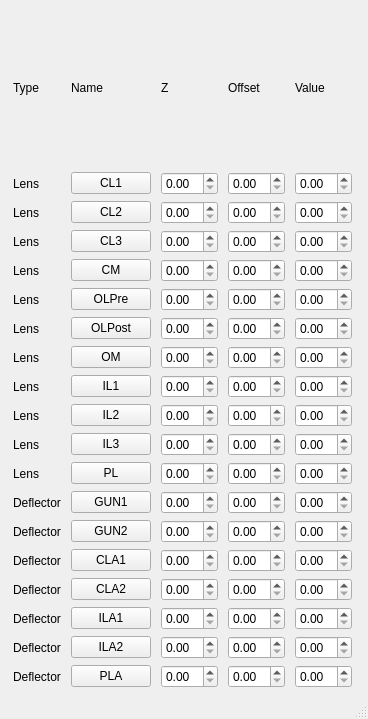
<?xml version="1.0" encoding="UTF-8"?>
<ui version="4.0">
 <class>MainWindow</class>
 <widget class="QMainWindow" name="MainWindow">
  <property name="geometry">
   <rect>
    <x>0</x>
    <y>0</y>
    <width>368</width>
    <height>719</height>
   </rect>
  </property>
  <property name="sizePolicy">
   <sizepolicy hsizetype="Maximum" vsizetype="Maximum">
    <horstretch>0</horstretch>
    <verstretch>0</verstretch>
   </sizepolicy>
  </property>
  <property name="windowTitle">
   <string>MainWindow</string>
  </property>
  <widget class="QWidget" name="centralwidget">
   <property name="sizePolicy">
    <sizepolicy hsizetype="Maximum" vsizetype="Maximum">
     <horstretch>0</horstretch>
     <verstretch>0</verstretch>
    </sizepolicy>
   </property>
   <layout class="QGridLayout" name="gridLayout">
    <item row="11" column="1">
     <widget class="QPushButton" name="PLButton">
      <property name="text">
       <string>PL</string>
      </property>
     </widget>
    </item>
    <item row="16" column="2">
     <widget class="QDoubleSpinBox" name="ILA1ZSpinbox"/>
    </item>
    <item row="3" column="2">
     <widget class="QDoubleSpinBox" name="CL3ZSpinbox"/>
    </item>
    <item row="14" column="1">
     <widget class="QPushButton" name="CLA1Button">
      <property name="text">
       <string>CLA1</string>
      </property>
     </widget>
    </item>
    <item row="5" column="0">
     <widget class="QLabel" name="OLPreLabel">
      <property name="text">
       <string>Lens</string>
      </property>
     </widget>
    </item>
    <item row="2" column="4">
     <widget class="QDoubleSpinBox" name="CL2ValueSpinbox"/>
    </item>
    <item row="6" column="1">
     <widget class="QPushButton" name="OLPostButton">
      <property name="text">
       <string>OLPost</string>
      </property>
     </widget>
    </item>
    <item row="18" column="2">
     <widget class="QDoubleSpinBox" name="PLAZSpinbox"/>
    </item>
    <item row="4" column="4">
     <widget class="QDoubleSpinBox" name="CMValueSpinbox"/>
    </item>
    <item row="14" column="3">
     <widget class="QDoubleSpinBox" name="CLA1OffsetSpinbox"/>
    </item>
    <item row="10" column="2">
     <widget class="QDoubleSpinBox" name="IL3ZSpinbox"/>
    </item>
    <item row="7" column="3">
     <widget class="QDoubleSpinBox" name="OMOffsetSpinbox"/>
    </item>
    <item row="1" column="3">
     <widget class="QDoubleSpinBox" name="CL1OffsetSpinbox">
      <property name="sizePolicy">
       <sizepolicy hsizetype="Maximum" vsizetype="Fixed">
        <horstretch>0</horstretch>
        <verstretch>0</verstretch>
       </sizepolicy>
      </property>
     </widget>
    </item>
    <item row="9" column="2">
     <widget class="QDoubleSpinBox" name="IL2ZSpinbox"/>
    </item>
    <item row="7" column="4">
     <widget class="QDoubleSpinBox" name="OMValueSpinbox"/>
    </item>
    <item row="11" column="3">
     <widget class="QDoubleSpinBox" name="PLOffsetSpinbox"/>
    </item>
    <item row="17" column="0">
     <widget class="QLabel" name="ILA2Label">
      <property name="text">
       <string>Deflector</string>
      </property>
     </widget>
    </item>
    <item row="5" column="1">
     <widget class="QPushButton" name="OLPreButton">
      <property name="text">
       <string>OLPre</string>
      </property>
     </widget>
    </item>
    <item row="9" column="0">
     <widget class="QLabel" name="IL2Label">
      <property name="text">
       <string>Lens</string>
      </property>
     </widget>
    </item>
    <item row="9" column="3">
     <widget class="QDoubleSpinBox" name="IL2OffsetSpinbox"/>
    </item>
    <item row="0" column="2">
     <widget class="QLabel" name="label_3">
      <property name="text">
       <string>Z</string>
      </property>
     </widget>
    </item>
    <item row="18" column="3">
     <widget class="QDoubleSpinBox" name="PLAOffsetSpinbox"/>
    </item>
    <item row="12" column="0">
     <widget class="QLabel" name="GUN1Label">
      <property name="text">
       <string>Deflector</string>
      </property>
     </widget>
    </item>
    <item row="7" column="0">
     <widget class="QLabel" name="OMLabel">
      <property name="text">
       <string>Lens</string>
      </property>
     </widget>
    </item>
    <item row="0" column="0">
     <widget class="QLabel" name="label">
      <property name="text">
       <string>Type</string>
      </property>
     </widget>
    </item>
    <item row="17" column="3">
     <widget class="QDoubleSpinBox" name="ILA2OffsetSpinbox"/>
    </item>
    <item row="3" column="4">
     <widget class="QDoubleSpinBox" name="CL3ValueSpinbox"/>
    </item>
    <item row="11" column="2">
     <widget class="QDoubleSpinBox" name="PLZSpinbox"/>
    </item>
    <item row="8" column="3">
     <widget class="QDoubleSpinBox" name="IL1OffsetSpinbox"/>
    </item>
    <item row="16" column="0">
     <widget class="QLabel" name="ILA1Label">
      <property name="text">
       <string>Deflector</string>
      </property>
     </widget>
    </item>
    <item row="6" column="3">
     <widget class="QDoubleSpinBox" name="OLPostOffsetSpinbox"/>
    </item>
    <item row="0" column="1">
     <widget class="QLabel" name="label_2">
      <property name="text">
       <string>Name</string>
      </property>
     </widget>
    </item>
    <item row="14" column="4">
     <widget class="QDoubleSpinBox" name="CLA1ValueSpinbox"/>
    </item>
    <item row="4" column="3">
     <widget class="QDoubleSpinBox" name="CMOffsetSpinbox"/>
    </item>
    <item row="12" column="4">
     <widget class="QDoubleSpinBox" name="GUN1ValueSpinbox"/>
    </item>
    <item row="6" column="2">
     <widget class="QDoubleSpinBox" name="OLPostZSpinbox"/>
    </item>
    <item row="10" column="1">
     <widget class="QPushButton" name="IL3Button">
      <property name="text">
       <string>IL3</string>
      </property>
     </widget>
    </item>
    <item row="1" column="0">
     <widget class="QLabel" name="CL1Label">
      <property name="sizePolicy">
       <sizepolicy hsizetype="Maximum" vsizetype="Preferred">
        <horstretch>0</horstretch>
        <verstretch>0</verstretch>
       </sizepolicy>
      </property>
      <property name="text">
       <string>Lens</string>
      </property>
     </widget>
    </item>
    <item row="17" column="1">
     <widget class="QPushButton" name="ILA2Button">
      <property name="text">
       <string>ILA2</string>
      </property>
     </widget>
    </item>
    <item row="8" column="0">
     <widget class="QLabel" name="IL1Label">
      <property name="text">
       <string>Lens</string>
      </property>
     </widget>
    </item>
    <item row="13" column="3">
     <widget class="QDoubleSpinBox" name="GUN2OffsetSpinbox"/>
    </item>
    <item row="15" column="0">
     <widget class="QLabel" name="CLA2Label">
      <property name="text">
       <string>Deflector</string>
      </property>
     </widget>
    </item>
    <item row="17" column="2">
     <widget class="QDoubleSpinBox" name="ILA2ZSpinbox"/>
    </item>
    <item row="1" column="2">
     <widget class="QDoubleSpinBox" name="CL1ZSpinbox">
      <property name="sizePolicy">
       <sizepolicy hsizetype="Maximum" vsizetype="Fixed">
        <horstretch>0</horstretch>
        <verstretch>0</verstretch>
       </sizepolicy>
      </property>
     </widget>
    </item>
    <item row="10" column="3">
     <widget class="QDoubleSpinBox" name="IL3OffsetSpinbox"/>
    </item>
    <item row="13" column="0">
     <widget class="QLabel" name="GUN2Label">
      <property name="text">
       <string>Deflector</string>
      </property>
     </widget>
    </item>
    <item row="10" column="0">
     <widget class="QLabel" name="IL3Label">
      <property name="text">
       <string>Lens</string>
      </property>
     </widget>
    </item>
    <item row="5" column="4">
     <widget class="QDoubleSpinBox" name="OLPreValueSpinbox"/>
    </item>
    <item row="1" column="4">
     <widget class="QDoubleSpinBox" name="CL1ValueSpinbox">
      <property name="sizePolicy">
       <sizepolicy hsizetype="Maximum" vsizetype="Fixed">
        <horstretch>0</horstretch>
        <verstretch>0</verstretch>
       </sizepolicy>
      </property>
     </widget>
    </item>
    <item row="12" column="3">
     <widget class="QDoubleSpinBox" name="GUN1OffsetSpinbox"/>
    </item>
    <item row="7" column="2">
     <widget class="QDoubleSpinBox" name="OMZSpinbox"/>
    </item>
    <item row="8" column="4">
     <widget class="QDoubleSpinBox" name="IL1ValueSpinbox"/>
    </item>
    <item row="12" column="1">
     <widget class="QPushButton" name="GUN1Button">
      <property name="text">
       <string>GUN1</string>
      </property>
     </widget>
    </item>
    <item row="0" column="4">
     <widget class="QLabel" name="label_5">
      <property name="text">
       <string>Value</string>
      </property>
     </widget>
    </item>
    <item row="2" column="2">
     <widget class="QDoubleSpinBox" name="CL2ZSpinbox"/>
    </item>
    <item row="15" column="3">
     <widget class="QDoubleSpinBox" name="CLA2OffsetSpinbox"/>
    </item>
    <item row="18" column="1">
     <widget class="QPushButton" name="PLAButton">
      <property name="text">
       <string>PLA</string>
      </property>
     </widget>
    </item>
    <item row="16" column="1">
     <widget class="QPushButton" name="ILA1Button">
      <property name="text">
       <string>ILA1</string>
      </property>
     </widget>
    </item>
    <item row="13" column="4">
     <widget class="QDoubleSpinBox" name="GUN2ValueSpinbox"/>
    </item>
    <item row="3" column="0">
     <widget class="QLabel" name="CL3Label">
      <property name="text">
       <string>Lens</string>
      </property>
     </widget>
    </item>
    <item row="4" column="2">
     <widget class="QDoubleSpinBox" name="CMZSpinbox"/>
    </item>
    <item row="1" column="1">
     <widget class="QPushButton" name="CL1Button">
      <property name="sizePolicy">
       <sizepolicy hsizetype="Maximum" vsizetype="Fixed">
        <horstretch>0</horstretch>
        <verstretch>0</verstretch>
       </sizepolicy>
      </property>
      <property name="text">
       <string>CL1</string>
      </property>
     </widget>
    </item>
    <item row="18" column="0">
     <widget class="QLabel" name="PLALabel">
      <property name="text">
       <string>Deflector</string>
      </property>
     </widget>
    </item>
    <item row="10" column="4">
     <widget class="QDoubleSpinBox" name="IL3ValueSpinbox"/>
    </item>
    <item row="3" column="3">
     <widget class="QDoubleSpinBox" name="CL3OffsetSpinbox"/>
    </item>
    <item row="2" column="1">
     <widget class="QPushButton" name="CL2Button">
      <property name="text">
       <string>CL2</string>
      </property>
     </widget>
    </item>
    <item row="3" column="1">
     <widget class="QPushButton" name="CL3Button">
      <property name="text">
       <string>CL3</string>
      </property>
     </widget>
    </item>
    <item row="11" column="4">
     <widget class="QDoubleSpinBox" name="PLValueSpinbox"/>
    </item>
    <item row="12" column="2">
     <widget class="QDoubleSpinBox" name="GUN1ZSpinbox"/>
    </item>
    <item row="4" column="0">
     <widget class="QLabel" name="CMLabel">
      <property name="text">
       <string>Lens</string>
      </property>
     </widget>
    </item>
    <item row="14" column="0">
     <widget class="QLabel" name="CLA1Label">
      <property name="text">
       <string>Deflector</string>
      </property>
     </widget>
    </item>
    <item row="6" column="0">
     <widget class="QLabel" name="OLPostLabel">
      <property name="text">
       <string>Lens</string>
      </property>
     </widget>
    </item>
    <item row="14" column="2">
     <widget class="QDoubleSpinBox" name="CLA1ZSpinbox"/>
    </item>
    <item row="13" column="2">
     <widget class="QDoubleSpinBox" name="GUN2ZSpinbox"/>
    </item>
    <item row="0" column="3">
     <widget class="QLabel" name="label_4">
      <property name="text">
       <string>Offset</string>
      </property>
     </widget>
    </item>
    <item row="17" column="4">
     <widget class="QDoubleSpinBox" name="ILA2ValueSpinbox"/>
    </item>
    <item row="5" column="3">
     <widget class="QDoubleSpinBox" name="OLPreOffsetSpinbox"/>
    </item>
    <item row="15" column="1">
     <widget class="QPushButton" name="CLA2Button">
      <property name="text">
       <string>CLA2</string>
      </property>
     </widget>
    </item>
    <item row="7" column="1">
     <widget class="QPushButton" name="OMButton">
      <property name="text">
       <string>OM</string>
      </property>
     </widget>
    </item>
    <item row="11" column="0">
     <widget class="QLabel" name="PLLabel">
      <property name="text">
       <string>Lens</string>
      </property>
     </widget>
    </item>
    <item row="6" column="4">
     <widget class="QDoubleSpinBox" name="OLPostValueSpinbox"/>
    </item>
    <item row="15" column="2">
     <widget class="QDoubleSpinBox" name="CLA2ZSpinbox"/>
    </item>
    <item row="16" column="4">
     <widget class="QDoubleSpinBox" name="ILA1ValueSpinbox"/>
    </item>
    <item row="2" column="3">
     <widget class="QDoubleSpinBox" name="CL2OffsetSpinbox"/>
    </item>
    <item row="4" column="1">
     <widget class="QPushButton" name="CMButton">
      <property name="text">
       <string>CM</string>
      </property>
     </widget>
    </item>
    <item row="16" column="3">
     <widget class="QDoubleSpinBox" name="ILA1OffsetSpinbox"/>
    </item>
    <item row="8" column="1">
     <widget class="QPushButton" name="IL1Button">
      <property name="text">
       <string>IL1</string>
      </property>
     </widget>
    </item>
    <item row="15" column="4">
     <widget class="QDoubleSpinBox" name="CLA2ValueSpinbox"/>
    </item>
    <item row="9" column="4">
     <widget class="QDoubleSpinBox" name="IL2ValueSpinbox"/>
    </item>
    <item row="18" column="4">
     <widget class="QDoubleSpinBox" name="PLAValueSpinbox"/>
    </item>
    <item row="2" column="0">
     <widget class="QLabel" name="CL2Label">
      <property name="text">
       <string>Lens</string>
      </property>
     </widget>
    </item>
    <item row="13" column="1">
     <widget class="QPushButton" name="GUN2Button">
      <property name="text">
       <string>GUN2</string>
      </property>
     </widget>
    </item>
    <item row="5" column="2">
     <widget class="QDoubleSpinBox" name="OLPreZSpinbox"/>
    </item>
    <item row="9" column="1">
     <widget class="QPushButton" name="IL2Button">
      <property name="text">
       <string>IL2</string>
      </property>
     </widget>
    </item>
    <item row="8" column="2">
     <widget class="QDoubleSpinBox" name="IL1ZSpinbox"/>
    </item>
   </layout>
  </widget>
  <widget class="QMenuBar" name="menubar">
   <property name="geometry">
    <rect>
     <x>0</x>
     <y>0</y>
     <width>368</width>
     <height>26</height>
    </rect>
   </property>
  </widget>
  <widget class="QStatusBar" name="statusbar"/>
 </widget>
 <resources/>
 <connections/>
</ui>
